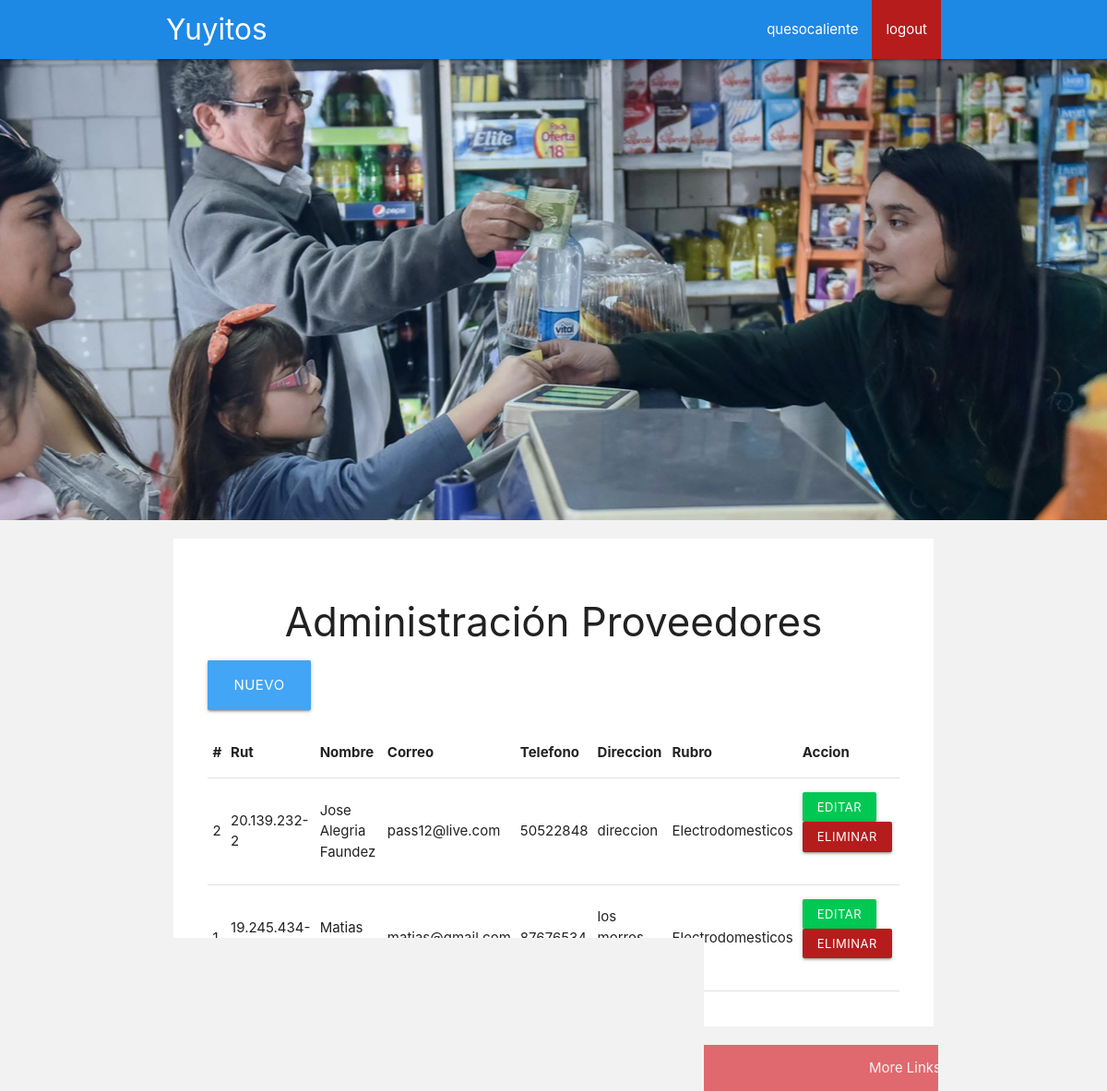
/proveedor/ (signed in), run on the app's committed database.
### proveedor/models.py (models this page shows, shortened)
class Proveedor(models.Model):
    id = models.AutoField(primary_key = True)
    rut = models.CharField('Rut', max_length=12)
    nombre = models.CharField('Nombre', max_length=50)
    correo = models.EmailField('Correo', max_length=254)
    telefono = models.IntegerField('Telefono')
    direccion = models.CharField('Direccion', max_length=50)
    rubro = models.ForeignKey(Rubro, verbose_name=("Rubro"), on_delete=models.CASCADE)
    class Meta:
        verbose_name = 'Proveedor'
        verbose_name_plural = 'Proveedores'
        ordering = ['-id']

class Rubro(models.Model):
    id = models.AutoField(primary_key = True)
    nombre = models.CharField('Nombre', max_length=50)
    class Meta:
        verbose_name = 'Rubro'
        verbose_name_plural = 'Rubros'
    def __str__(self):
        return self.nombre

### proveedor/views.py (the view)
# urls.py: path('', ProveedorView,  name='listarProveedores'),
def ProveedorView(request):
    if request.user.is_superuser:
        if request.method == 'GET':
            proveedores = Proveedor.objects.all()
            return render(request, 'proveedores/lista_proveedores.html', {'proveedores': proveedores})
    else:
        return render(request, 'base/404.html', {})

### templates/proveedores/lista_proveedores.html (shortened to what this page needs)
{% extends 'base/base.html'%}
{% block contenido %}
<div class="row">
    <div class="col s12 m12 l12">
            <div class="container white article-body">
                <h3 class="center-align">Administración Proveedores</h3>
                <div class="row">
                    <div class="col s12">
                        <a href="{% url 'crearProveedor' %}" class="waves-effect waves-light btn-large blue lighten-1 pulse">Nuevo</a>
                    </div>
                </div>
                <table class="highlight responsive-table">
                    <thead>
                      <tr>
                          <th>#</th>
                          <th>Rut</th>
                          <th>Nombre</th>
                          <th>Correo</th>
                          <th>Telefono</th>
                          <th>Direccion</th>
                          <th>Rubro</th>
                          <th>Accion</th>
                      </tr>
                    </thead>
                    <tbody>
                    {% for proveedor in proveedores %}
                      <tr>
                        <td>{{ proveedor.id }}</td>
                        <td>{{ proveedor.rut }}</td>
                        <td>{{ proveedor.nombre }}</td>
                        <td>{{ proveedor.correo }}</td>
                        <td>{{ proveedor.telefono }}</td>
                        <td>{{ proveedor.direccion }}</td>
                        <td>{{proveedor.rubro}}</td>
                        <td>
                            <div class="row">
                                <div class="col s12 m12 l12"><a href="{% url 'editarProveedor' proveedor.id %}" class="waves-effect waves-light btn-small green accent-4">Editar</a></div>
                                <div class="col s12 m12 l12"><a href="{% url 'eliminarProveedor' proveedor.id %}" class="waves-effect waves-light btn-small red darken-4">Eliminar</a></div>
                            </div>
                        </td>
                      </tr>
                    {% endfor %}
                    </tbody>
                  </table>
            </div>
    </div>
</div>
{% endblock %}

### templates/base/header.html (shortened to what this page needs)
{% load static %}
<header>
  <nav class="nav-wrapper blue darken-1">
    <div class="container">
      <a class='brand-logo' href="{% url 'home' %}">Yuyitos</a>
      <ul class="right hide-on-med-and-down">
        {% if user.is_authenticated %}
        <li><a href="#">{{ user.username }}</a></li>
        <li><a class='red darken-4' href="{% url 'logout' %}">logout</a></li>
        {% else %}
        <li><a class="blue darken-3" href="{% url 'login' %}">Ingresar</a></li>
        {% endif %}
      </ul>
    </div>
  </nav>
      <div class="parallax-container">
        <div class="parallax"><img src="{% static 'img/Index/parallax.jpg' %}"></div>
      </div>
</header>

### static/css/style.css (style rules this page uses)
body { background: #f2f2f2; }
.article-body { padding: 2.5rem; margin-top: 20px; }

### data on the page
Proveedor: id "2", rut "20.139.232-2", nombre "Jose Alegria Faundez", correo "pass12@live.com", telefono "50522848", direccion "direccion", rubro "Electrodomesticos"
Proveedor: id "1", rut "19.245.434-k", nombre "Matias Mallea", correo "matias@gmail.com", telefono "87676534", direccion "los morros 454", rubro "Electrodomesticos"

### other printed values
{{ user.username }} "quesocaliente"
